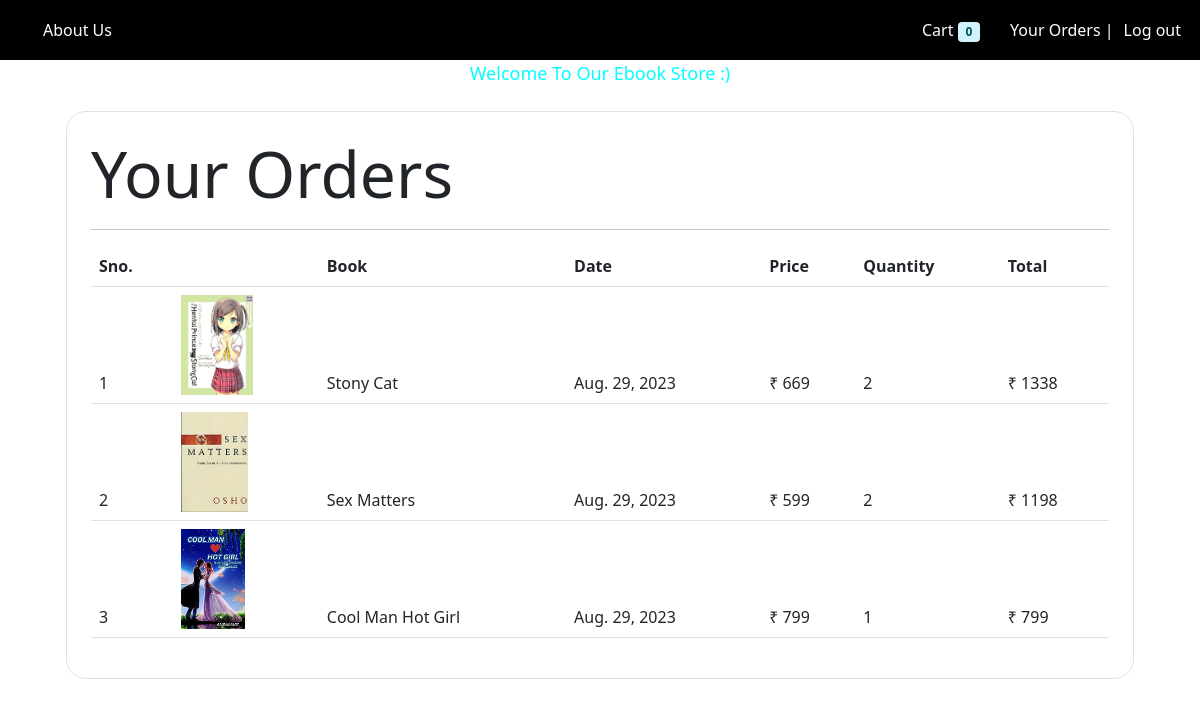
/order (signed in), run on the app's committed database.
### BookStore/models.py (models this page shows, shortened)
class order(models.Model):
    Book = models.ForeignKey(Books , on_delete=models.CASCADE)
    customer = models.ForeignKey(user , on_delete=models.CASCADE)
    quantity = models.IntegerField(default=1)
    price = models.IntegerField(default=0)
    date = models.DateField(default=datetime.datetime.today)
    status= models.BooleanField(default=False)
    class Meta:
        db_table="order"
    @staticmethod
    def get_orders_by_customer(user_id):
       return order\
              .objects\
               .filter(customer = user_id)\
                .order_by('date')

class Books(models.Model):
    name = models.CharField(max_length=50)
    price = models.IntegerField(default=0)
    description = models.CharField(max_length=200)
    image = models.ImageField(upload_to="images/")
    class Meta:
        db_table = "books"

### BookStore/views.py (the view)
# urls.py: path('order', Orders.as_view(),name='order'),
class Orders(View):
    def get(self,request):
        customer = request.session.get('user')
        orders=order.get_orders_by_customer(customer)
        return render(request ,'order.html', {'orders' : orders})

### BookStore/templatetags/custom_filter.py (called while the page is built)
@register.filter(name='currency')
def currency(number):
        return "₹ "+str(number)

@register.filter(name='multiply')
def currency(number , number1):
        return number * number1

### BookStore/templates/order.html (shortened to what this page needs)
{% extends 'base2.html' %}
{% block items %}
{% load cart %}
{% load custom_filter %}
<div class="container">
    <div class="border rounder p-4 m-4 " style="background-color: white; border-radius: 20px;">
      <p class="display-3 p-l"> Your Orders</p>
      <hr>
        <table class="table">
            <thead>
             <tr>
                <th>Sno.</th>
                <th></th>
                <th>Book</th>
                <th>Date</th>
                <th>Price</th>
                <th>Quantity</th>
                <th>Total</th>
             </tr>
              {%for order in orders%}
             <tr>
                <td>{{forloop.counter}}</td>
                <td><img style="height: 100px;" class="" src="{{order.Book.image.url}}" alt=""></td>
                <td>{{order.Book.name}}</td>
                <td>{{order.date}}</td>
                <td>{{order.price|currency}}</td>
                <td>{{order.quantity}}</td>
                <td>{{order.quantity|multiply:order.price|currency}}</td>
             </tr>
             {% endfor %}
        </div>
    </div>
{% endblock %}

### BookStore/css/home.css (style rules this page uses)
* { margin: 0; padding: 0; box-sizing: border-box; }
body { overflow-x: hidden; }

### BookStore/templates/base2.html (style rules this page uses)
body { background-size: cover; background-image: url('https://wp-mktg.prod.getty1.net/istockcontentredesign/wp-content/uploads/sites/5/bfi_thumb/2021_iStock_LatestBGTrends_Hero.jpg-37hacs394rfnlye6q17b1otbsizghpa9fhni65z6lb6gploak.jpeg'); background-position: center; height: 100vh; }

### data on the page
order: Book.image (picture), Book.name "Stony Cat", date "Aug. 29, 2023", price "₹ 669", quantity "2", quantity|multiply "₹ 1338"
order: Book.image (picture), Book.name "Sex Matters", date "Aug. 29, 2023", price "₹ 599", quantity "2", quantity|multiply "₹ 1198"
order: Book.image (picture), Book.name "Cool Man Hot Girl", date "Aug. 29, 2023", price "₹ 799", quantity "1", quantity|multiply "₹ 799"

### other printed values
{{ request.session.cart.keys|length }} "0"
